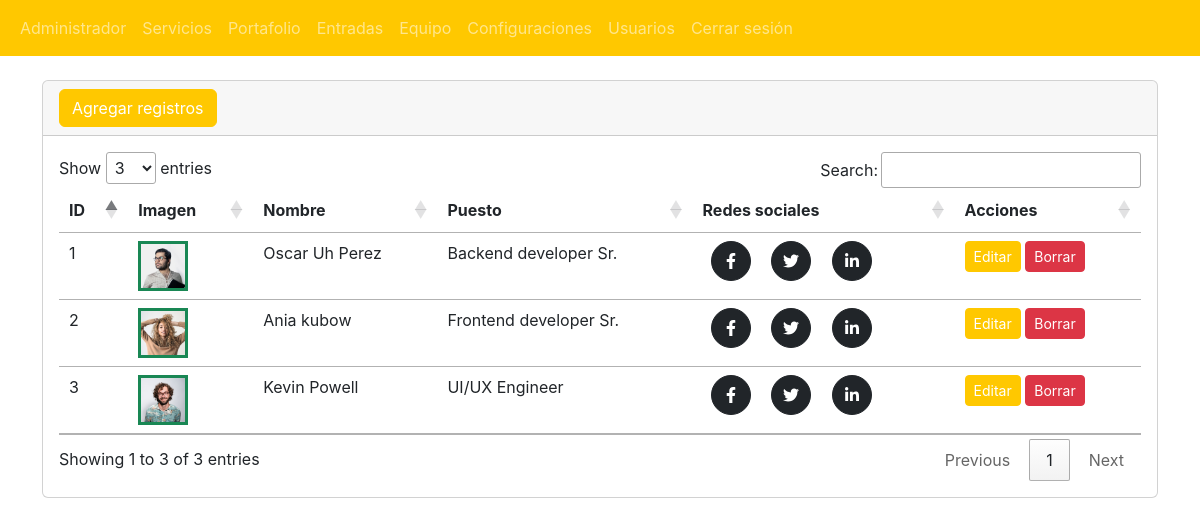
The page /admin/secciones/equipo/index.php (signed in) on the database its author committed.
### tables this page shows
CREATE TABLE `tbl_equipo` (
  `ID` int(11) NOT NULL,
  `imagen` varchar(255) NOT NULL,
  `nombrecompleto` varchar(255) NOT NULL,
  `puesto` varchar(255) NOT NULL,
  `twitter` varchar(255) NOT NULL,
  `facebook` varchar(255) NOT NULL,
  `linkedin` varchar(255) NOT NULL
);

### admin/secciones/equipo/index.php (the view, shortened to what this page needs)
<?php
include("../../bd.php");
$sql = "SELECT * FROM tbl_equipo";
$consulta = $conexion->prepare($sql);
$consulta->execute();
$lista_equipo = $consulta->fetchAll(PDO::FETCH_ASSOC);
include("../../templates/header.php");
?>
<div class="card">
	<div class="card-header">
		<a class="btn btn-primary" name="" id="" href="crear.php" role="button">Agregar registros</a>
	</div>
	<div class="card-body">
		<div class="table-responsive-sm">
			<table class="table" id="tabla_id">
				<thead>
					<tr>
						<th>ID</th>
						<th>Imagen</th>
						<th>Nombre</th>
						<th>Puesto</th>
						<th>Redes sociales</th>
						<th>Acciones</th>
					</tr>
				</thead>
				<tbody>
					<?php foreach ($lista_equipo as $registro){ ?>
						<tr>
							<td><?php echo $registro['ID']; ?></td>
							<td>
								<img class="border border-3 pointer-events-none border-success img-fluid" width="50" src="../../../assets/img/team/<?php echo $registro['imagen']; ?>" alt="<?php echo $registro['nombrecompleto']; ?>" />
							</td>
							<td><?php echo $registro['nombrecompleto']; ?></td>
							<td><?php echo $registro['puesto']; ?></td>
							<td>
								<a class="btn btn-dark btn-social mx-2" href="<?php echo $registro['facebook']; ?>" aria-label="Parveen Anand Facebook Profile" rel="noopener" target="_blank"><i class="fab fa-facebook-f"></i></a>
								<a class="btn btn-dark btn-social mx-2" href="<?php echo $registro['twitter']; ?>" aria-label="Parveen Anand Twitter Profile" rel="noopener" target="_blank"><i class="fab fa-twitter"></i></a>
								<a class="btn btn-dark btn-social mx-2" href="<?php echo $registro['linkedin']; ?>" aria-label="Parveen Anand LinkedIn Profile" rel="noopener" target="_blank"><i class="fab fa-linkedin-in"></i></a>
							</td>
							<td>
								<a class="btn btn-warning btn-sm" href="editar.php?txtID=<?php echo $registro['ID']; ?>" name="editar" id="editar" role="button">Editar</a>
								<a class="btn btn-danger btn-sm" href="javascript:borrar(<?php echo $registro['ID']; ?>)" name="borrar" id="borrar" role="button">Borrar</a>
							</td>
						</tr>
					<?php }?>
				</tbody>
			</table>
		</div>
	</div>
</div>
<?php include("../../templates/footer.php"); ?>

### rows shown on the page
tbl_equipo: ID "1", imagen (picture), nombrecompleto "Oscar Uh Perez", puesto "Backend developer Sr."
tbl_equipo: ID "2", imagen (picture), nombrecompleto "Ania kubow", puesto "Frontend developer Sr."
tbl_equipo: ID "3", imagen (picture), nombrecompleto "Kevin Powell", puesto "UI/UX Engineer"
